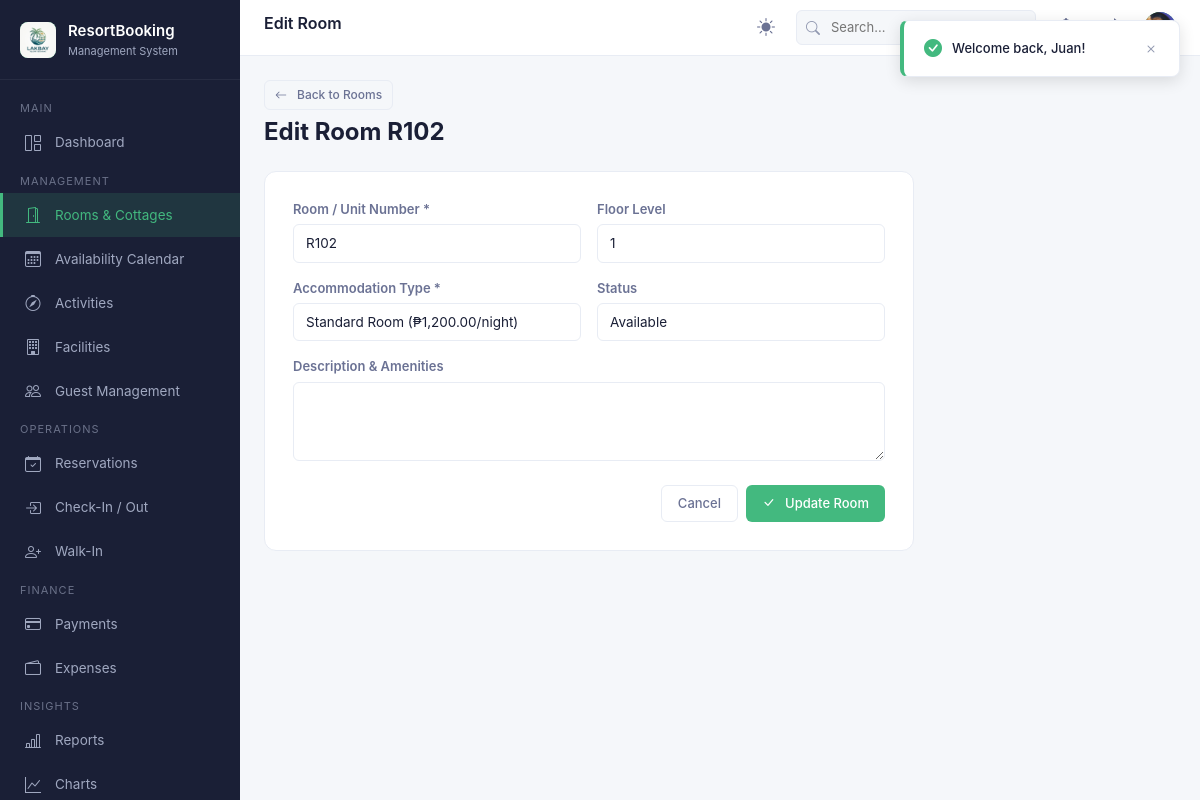
The app's page /rooms/edit.php?id=2 (signed in) with its own data.
### tables this page shows
CREATE TABLE `rooms` (
  `RoomId` int NOT NULL AUTO_INCREMENT,
  `RoomTypeId` int NOT NULL,
  `RoomNumber` varchar(20) NOT NULL,
  `Floor` int DEFAULT NULL,
  `Status` int NOT NULL,
  `Description` longtext,
  `ImageUrl` varchar(500) DEFAULT NULL,
  `CreatedAt` datetime(6) NOT NULL,
  `UpdatedAt` datetime(6) NOT NULL,
  PRIMARY KEY (`RoomId`),
  UNIQUE KEY `IX_Rooms_Floor_RoomNumber` (`Floor`,`RoomNumber`),
  KEY `IX_Rooms_RoomTypeId` (`RoomTypeId`),
  CONSTRAINT `FK_Rooms_RoomTypes_RoomTypeId` FOREIGN KEY (`RoomTypeId`) REFERENCES `roomtypes` (`RoomTypeId`) ON DELETE CASCADE
);

CREATE TABLE `roomtypes` (
  `RoomTypeId` int NOT NULL AUTO_INCREMENT,
  `TypeName` varchar(100) NOT NULL,
  `Description` longtext,
  `BasePrice` decimal(10,2) NOT NULL,
  `MaxOccupancy` int NOT NULL,
  `ImageUrl` varchar(500) DEFAULT NULL,
  `IsActive` tinyint(1) NOT NULL,
  `CreatedAt` datetime(6) NOT NULL,
  PRIMARY KEY (`RoomTypeId`)
);

### config/database.php (called while the page is built, shortened)
<?php
function url($path = '') {
    $path = '/' . ltrim($path, '/');
    return BASE_URL . $path;
}

### rooms/edit.php (the view, shortened to what this page needs)
<?php
require_once __DIR__ . '/../config/database.php';
require_once __DIR__ . '/../includes/functions.php';
$id = (int)($_GET['id'] ?? 0);
$stmt = $pdo->prepare("SELECT * FROM rooms WHERE RoomId = ?");
$stmt->execute([$id]);
$room = $stmt->fetch();
$roomTypes = $pdo->query("SELECT * FROM roomtypes WHERE IsActive = 1 ORDER BY TypeName")->fetchAll();
include __DIR__ . '/../includes/header.php';
?>
<div class="mb-4">
    <a href="<?= url('/rooms/index.php') ?>" class="btn btn-outline btn-sm mb-2">
        <i class="bi bi-arrow-left me-1"></i> Back to Rooms
    </a>
    <h4 style="margin:0; font-weight:700;">Edit Room <?= htmlspecialchars($room['RoomNumber']) ?></h4>
</div>
<div class="card" style="max-width: 650px;">
    <div class="card-body" style="padding: 28px;">
        <form method="POST" action="">
            <div class="row g-3 mb-3">
                <div class="col-md-6">
                    <label class="form-label" style="font-weight:600; font-size:13px;">Room / Unit Number *</label>
                    <input type="text" name="room_number" class="form-control" required value="<?= htmlspecialchars($room['RoomNumber']) ?>" />
                </div>
                <div class="col-md-6">
                    <label class="form-label" style="font-weight:600; font-size:13px;">Floor Level</label>
                    <input type="number" name="floor" class="form-control" value="<?= (int)$room['Floor'] ?>" min="0" max="20" />
                </div>
            </div>
            <div class="row g-3 mb-3">
                <div class="col-md-6">
                    <label class="form-label" style="font-weight:600; font-size:13px;">Accommodation Type *</label>
                    <select name="room_type_id" class="form-select" required>
                        <?php foreach ($roomTypes as $rt): ?>
                            <option value="<?= $rt['RoomTypeId'] ?>" <?= ((int)$room['RoomTypeId'] === (int)$rt['RoomTypeId']) ? 'selected' : '' ?>>
                                <?= htmlspecialchars($rt['TypeName']) ?> (<?= formatCurrency($rt['BasePrice']) ?>/night)
                            </option>
                        <?php endforeach; ?>
                    </select>
                </div>
                <div class="col-md-6">
                    <label class="form-label" style="font-weight:600; font-size:13px;">Status</label>
                    <select name="status" class="form-select">
                        <option value="0" <?= (int)$room['Status'] === 0 ? 'selected' : '' ?>>Available</option>
                    </select>
                </div>
            </div>
            <div class="mb-4">
                <label class="form-label" style="font-weight:600; font-size:13px;">Description & Amenities</label>
                <textarea name="description" class="form-control" rows="3"><?= htmlspecialchars($room['Description'] ?? '') ?></textarea>
            </div>
            <div class="d-flex justify-content-end gap-2">
                <a href="<?= url('/rooms/index.php') ?>" class="btn btn-outline">Cancel</a>
                <button type="submit" class="btn btn-primary">
                    <i class="bi bi-check-lg me-1"></i> Update Room
                </button>
            </div>
        </form>
    </div>
</div>
<?php include __DIR__ . '/../includes/footer.php'; ?>

### assets/css/site.css (style rules this page uses)
:root { --primary: #43b97f; --primary-dark: #36a36e; --primary-light: #e8f8f0; --primary-bg: #f0faf5; --sidebar-bg: #1a1f36; --sidebar-hover: #252b48; --sidebar-active: rgba(67, 185, 127, 0.15); --sidebar-text: #a0a8c0; --sidebar-text-active: #43b97f; --header-bg: #ffffff; --content-bg: #f5f7fa; --card-bg: #ffffff; --text-primary: #1a1f36; --text-secondary: #6b7294; --text-muted: #9198b0; --border: #e8ecf4; --success: #43b97f; --warning: #f5a623; --danger: #e74c3c; --info: #3498db; --shadow-sm: 0 1px 3px rgba(0,0,0,0.06); --shadow-md: 0 2px 8px rgba(0,0,0,0.08); --shadow-lg: 0 4px 16px rgba(0,0,0,0.12); --radius: 8px; --radius-lg: 12px; }
* { box-sizing: border-box; }
html { overflow-x: hidden; scroll-behavior: smooth; }
body { margin: 0; padding: 0; font-family: -apple-system, BlinkMacSystemFont, 'Segoe UI', Roboto, 'Helvetica Neue', Arial, sans-serif; background: var(--content-bg); color: var(--text-primary); font-size: 14px; line-height: 1.5; overflow-x: hidden; width: 100%; max-width: 100vw; }
.card { background: var(--card-bg); border-radius: var(--radius-lg); border: 1px solid var(--border); margin-bottom: 20px; }
.card-body { padding: 20px; }
.btn { display: inline-flex; align-items: center; gap: 6px; padding: 8px 16px; border-radius: 6px; font-size: 13px; font-weight: 500; border: none; cursor: pointer; transition: all 0.2s; text-decoration: none; white-space: nowrap; }
.btn-primary { background: var(--primary); color: #fff; }
.btn-outline { background: transparent; border: 1px solid var(--border); color: var(--text-secondary); }
.btn-sm { padding: 5px 10px; font-size: 12px; }
.form-label { display: block; font-size: 12.5px; font-weight: 500; color: var(--text-secondary); margin-bottom: 5px; }
.form-control, .form-select { width: 100%; padding: 8px 12px; border: 1px solid var(--border); border-radius: 6px; font-size: 13.5px; color: var(--text-primary); background: #fff; transition: border-color 0.2s, box-shadow 0.2s; }
* { scrollbar-width: thin; scrollbar-color: var(--border) transparent; }

### css/site.css (style rules this page uses)
:root { --primary: #43b97f; --primary-dark: #36a36e; --primary-light: #e8f8f0; --primary-bg: #f0faf5; --sidebar-bg: #1a1f36; --sidebar-hover: #252b48; --sidebar-active: rgba(67, 185, 127, 0.15); --sidebar-text: #a0a8c0; --sidebar-text-active: #43b97f; --header-bg: #ffffff; --content-bg: #f5f7fa; --card-bg: #ffffff; --text-primary: #1a1f36; --text-secondary: #6b7294; --text-muted: #9198b0; --border: #e8ecf4; --success: #43b97f; --warning: #f5a623; --danger: #e74c3c; --info: #3498db; --shadow-sm: 0 1px 3px rgba(0,0,0,0.06); --shadow-md: 0 2px 8px rgba(0,0,0,0.08); --shadow-lg: 0 4px 16px rgba(0,0,0,0.12); --radius: 8px; --radius-lg: 12px; }
* { box-sizing: border-box; }
html { overflow-x: hidden; scroll-behavior: smooth; }
body { margin: 0; padding: 0; font-family: -apple-system, BlinkMacSystemFont, 'Segoe UI', Roboto, 'Helvetica Neue', Arial, sans-serif; background: var(--content-bg); color: var(--text-primary); font-size: 14px; line-height: 1.5; overflow-x: hidden; width: 100%; max-width: 100vw; }
.card { background: var(--card-bg); border-radius: var(--radius-lg); border: 1px solid var(--border); margin-bottom: 20px; }
.card-body { padding: 20px; }
.btn { display: inline-flex; align-items: center; gap: 6px; padding: 8px 16px; border-radius: 6px; font-size: 13px; font-weight: 500; border: none; cursor: pointer; transition: all 0.2s; text-decoration: none; white-space: nowrap; }
.btn-primary { background: var(--primary); color: #fff; }
.btn-outline { background: transparent; border: 1px solid var(--border); color: var(--text-secondary); }
.btn-sm { padding: 5px 10px; font-size: 12px; }
.form-label { display: block; font-size: 12.5px; font-weight: 500; color: var(--text-secondary); margin-bottom: 5px; }
.form-control, .form-select { width: 100%; padding: 8px 12px; border: 1px solid var(--border); border-radius: 6px; font-size: 13.5px; color: var(--text-primary); background: #fff; transition: border-color 0.2s, box-shadow 0.2s; }
* { scrollbar-width: thin; scrollbar-color: var(--border) transparent; }

### records on screen
rooms: RoomNumber "R102", room_number "R102", floor "1", room_type_id "Standard Room (₱1,200.00/night)", status "Available"

### other values on screen
$resortSettings['ResortName'] "ResortBooking"
$resortSettings['ResortSubtitle'] "Management System"
$pageTitle "Edit Room"
